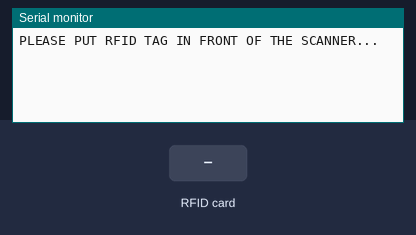
Simulated run of this sketch. Board: Arduino Uno, built with avr-gcc and run on an emulated ATmega328P. On the bench: the last lines printed to the serial monitor. The inputs (shaded band) are chosen by the test bench.

Above: at 1.2 s.
1.3 s: RFID card 97 3D DC 2E held to the reader
At 2.2 s:
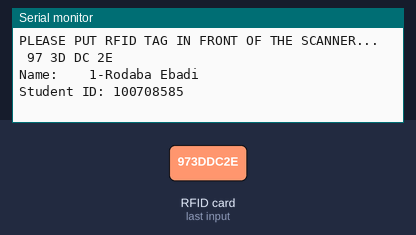
2.8 s: RFID card D3 B4 A7 40 held to the reader
At 4.9 s:
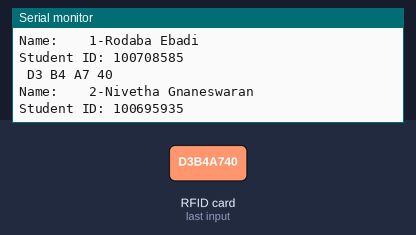
5.8 s: RFID card D3 7A 92 1D held to the reader
At 8.5 s:
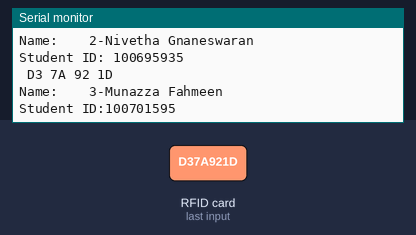
8.8 s: RFID card 5E 7A 19 C4 held to the reader
At 11.2 s:
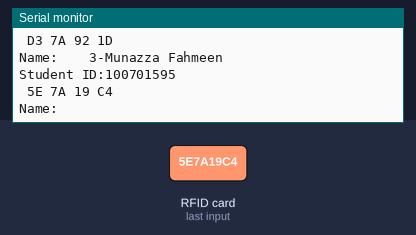

The sketch:

arduino_board.ino
```cpp
#include <SPI.h>
#include <MFRC522.h>
#include <Ethernet.h>
#include "SoftwareSerial.h"
#define SS_PIN 10
#define RST_PIN 9
MFRC522 mfrc522(SS_PIN, RST_PIN);   // creating a MFRC522 object
SoftwareSerial ser(2,3); // RX, TX
void setup()
{
  Serial.begin(9600);
  ser.begin(115200);  // initiating the serial communication

  SPI.begin();      // initiating the SPI bus
  mfrc522.PCD_Init();   // initiating MFRC522
  Serial.println("PLEASE PUT RFID TAG IN FRONT OF THE SCANNER...");
  Serial.println();

}
void loop()
{
  // looking for new cards
  if ( ! mfrc522.PICC_IsNewCardPresent())
  {
    return;
  }
  // selecting one of the cards
  if ( ! mfrc522.PICC_ReadCardSerial())
  {
    return;
  }
  // displaying the cards UID

  String content= "";
  byte letter;
  for (byte i = 0; i < mfrc522.uid.size; i++)
  {
    Serial.print(mfrc522.uid.uidByte[i] < 0x10 ? " 0" : " ");
     Serial.print(mfrc522.uid.uidByte[i], HEX);
     content.concat(String(mfrc522.uid.uidByte[i] < 0x10 ? " 0" : " "));
     content.concat(String(mfrc522.uid.uidByte[i], HEX));
  }
  Serial.println();
  Serial.print("Name:    ");
  content.toUpperCase();
  if (content.substring(1) == "97 3D DC 2E" ) // UID of card 1
  {
    Serial.println("1-Rodaba Ebadi");
    ser.write(1);
    Serial.println("Student ID: 100708585");
    Serial.println();
    delay(3000);
  }
   if (content.substring(1) ==  "D3 B4 A7 40" ) // UID of card 2
   { Serial.println("2-Nivetha Gnaneswaran");
    ser.write(2);
    Serial.println("Student ID: 100695935");
    Serial.println();
    delay(3000);
  }
   if (content.substring(1) == "D3 7A 92 1D" ) // UID of card 3
  {
    Serial.println("3-Munazza Fahmeen");
    ser.write(3);
    Serial.println("Student ID:100701595");
    Serial.println();
    delay(3000);
  }
    if (content.substring(1) == "63 80 AC 1D" ) // UID of card 4
  {
    Serial.println("4-Mike Han");
    ser.write(4);
    Serial.println("Student ID: 1234567889");
    Serial.println();
    delay(3000);
  }
  }
```

Measured:
- after the input at 1.3 s, the serial monitor: prints a new line at once (image 1)
- after the input at 2.8 s, the serial monitor: prints a new line after 1.5 s (image 2)
- after the input at 5.8 s, the serial monitor: prints a new line after 1.5 s (image 3)
- after the input at 8.8 s, the serial monitor: prints a new line after 1.5 s (image 4)
